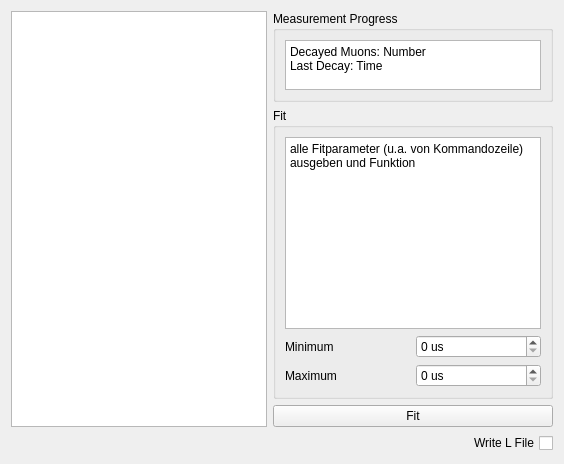
      <widget class="QWidget" name="tab_Lifetime">
       <attribute name="title">
        <string>Lifetime</string>
       </attribute>
       <layout class="QVBoxLayout" name="verticalLayout_19">
        <item>
         <layout class="QHBoxLayout" name="horizontalLayout_21">
          <item>
           <widget class="QTableView" name="tableView_3"/>
          </item>
          <item>
           <layout class="QVBoxLayout" name="verticalLayout_17">
            <item>
             <widget class="QGroupBox" name="groupBox_10">
              <property name="title">
               <string>Measurement Progress</string>
              </property>
              <layout class="QGridLayout" name="gridLayout_12">
               <item row="0" column="0">
                <widget class="QPlainTextEdit" name="plainTextEdit_3">
                 <property name="sizePolicy">
                  <sizepolicy hsizetype="Minimum" vsizetype="Minimum">
                   <horstretch>0</horstretch>
                   <verstretch>0</verstretch>
                  </sizepolicy>
                 </property>
                 <property name="minimumSize">
                  <size>
                   <width>0</width>
                   <height>50</height>
                  </size>
                 </property>
                 <property name="maximumSize">
                  <size>
                   <width>16777215</width>
                   <height>50</height>
                  </size>
                 </property>
                 <property name="lineWidth">
                  <number>1</number>
                 </property>
                 <property name="plainText">
                  <string>Decayed Muons: Number
Last Decay: Time</string>
                 </property>
                </widget>
               </item>
              </layout>
             </widget>
            </item>
            <item>
             <widget class="QGroupBox" name="groupBox_9">
              <property name="sizePolicy">
               <sizepolicy hsizetype="Minimum" vsizetype="Maximum">
                <horstretch>0</horstretch>
                <verstretch>0</verstretch>
               </sizepolicy>
              </property>
              <property name="title">
               <string>Fit</string>
              </property>
              <layout class="QVBoxLayout" name="verticalLayout_22">
               <item>
                <widget class="QPlainTextEdit" name="plainTextEdit_4">
                 <property name="sizePolicy">
                  <sizepolicy hsizetype="Maximum" vsizetype="Maximum">
                   <horstretch>0</horstretch>
                   <verstretch>0</verstretch>
                  </sizepolicy>
                 </property>
                 <property name="plainText">
                  <string>alle Fitparameter (u.a. von Kommandozeile) ausgeben und Funktion</string>
                 </property>
                </widget>
               </item>
               <item>
                <layout class="QGridLayout" name="gridLayout_10">
                 <item row="0" column="0">
                  <widget class="QLabel" name="label_35">
                   <property name="text">
                    <string>Minimum</string>
                   </property>
                  </widget>
                 </item>
                 <item row="0" column="1">
                  <widget class="QSpinBox" name="spinBox_20">
                   <property name="suffix">
                    <string> us</string>
                   </property>
                  </widget>
                 </item>
                 <item row="1" column="1">
                  <widget class="QSpinBox" name="spinBox_21">
                   <property name="suffix">
                    <string> us</string>
                   </property>
                  </widget>
                 </item>
                 <item row="1" column="0">
                  <widget class="QLabel" name="label_36">
                   <property name="text">
                    <string>Maximum</string>
                   </property>
                  </widget>
                 </item>
                </layout>
               </item>
              </layout>
             </widget>
            </item>
            <item>
             <widget class="QPushButton" name="pushButton_6">
              <property name="text">
               <string>Fit</string>
              </property>
             </widget>
            </item>
           </layout>
          </item>
         </layout>
        </item>
        <item>
         <layout class="QVBoxLayout" name="verticalLayout_18">
          <item>
           <layout class="QHBoxLayout" name="horizontalLayout_17">
            <item>
             <spacer name="horizontalSpacer_7">
              <property name="orientation">
               <enum>Qt::Horizontal</enum>
              </property>
              <property name="sizeHint" stdset="0">
               <size>
                <width>40</width>
                <height>20</height>
               </size>
              </property>
             </spacer>
            </item>
            <item>
             <widget class="QCheckBox" name="checkBox_18">
              <property name="layoutDirection">
               <enum>Qt::RightToLeft</enum>
              </property>
              <property name="text">
               <string>Write L File</string>
              </property>
             </widget>
            </item>
           </layout>
          </item>
         </layout>
        </item>
       </layout>
      </widget>
